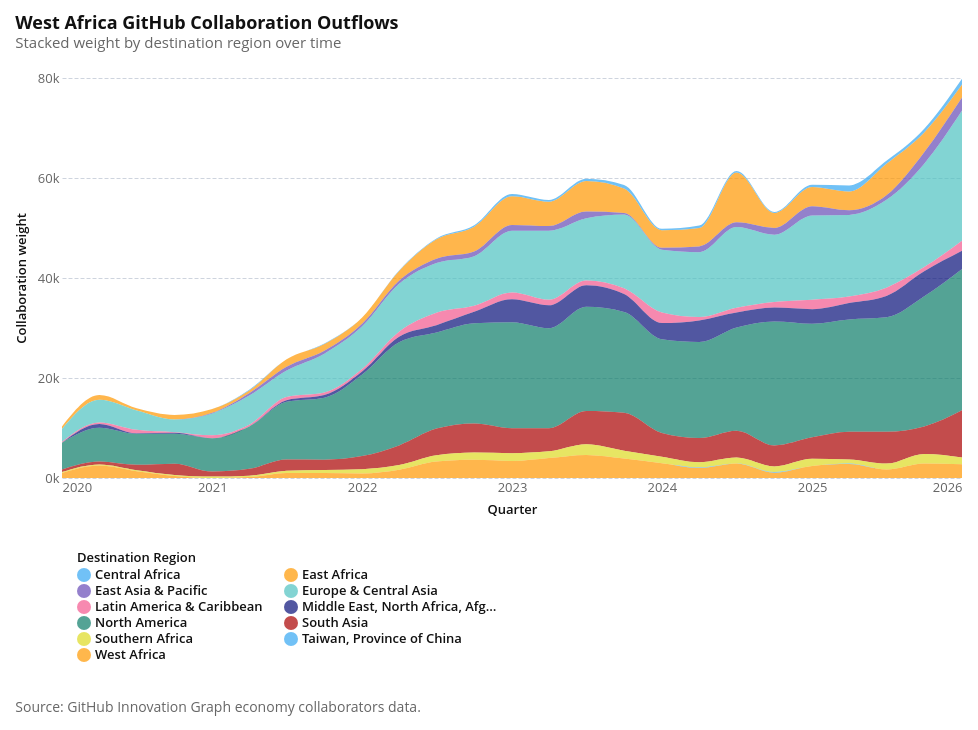

Notebook code cell kept with this figure:
### Code cell
west_africa_collab = (
    economy_collaborators.loc[economy_collaborators["source_label"] == "West Africa"]
    .assign(
        quarter_start=lambda d: pd.PeriodIndex.from_fields(
            year=d["year"], quarter=d["quarter"], freq="Q"
        ).to_timestamp()
    )
    .groupby(["quarter_start", "destination_label"], as_index=False)["weight"]
    .sum()
    .sort_values(["quarter_start", "destination_label"])
)

west_africa_collab_chart = (
    alt.Chart(west_africa_collab)
    .mark_area(
        opacity=0.7,
        interpolate="monotone",
    )
    .encode(
        x=alt.X(
            "quarter_start:T",
            title="Quarter",
        ),
        y=alt.Y(
            "weight:Q",
            title="Collaboration weight",
            axis=alt.Axis(format="~s"),
            stack="zero",
        ),
        color=alt.Color(
            "destination_label:N",
            title="Destination Region",
            legend=alt.Legend(columns=2),
        ),
        tooltip=[
            alt.Tooltip("quarter_start:T", title="Quarter"),
            alt.Tooltip("destination_label:N", title="Destination"),
            alt.Tooltip("weight:Q", title="Weight", format=","),
        ],
    )
    .properties(
        width=900,
        height=400,
        title=alt.Title(
            text="West Africa GitHub Collaboration Outflows",
            subtitle="Stacked weight by destination region over time",
        ),
    )
)

attaviz.add_caption(
    west_africa_collab_chart,
    "Source: GitHub Innovation Graph economy collaborators data.",
)

### Figure 1 — Vega specification as saved in the notebook (floating-point values rounded to 4 significant figures; data arrays with more than 128 entries replaced by an {"elided": "..."} marker saying what was removed)
{"$schema": "https://vega.github.io/schema/vega/v6.json", "data": [{"name": "source_0", "values": {"elided": "275 records"}, "transform": [{"type": "formula", "expr": "toDate(datum['quarter_start'])", "as": "quarter_start"}]}, {"name": "source_0_color_domain_destination_label", "values": [{"destination_label": "East Africa"}, {"destination_label": "Europe & Central Asia"}, {"destination_label": "Latin America & Caribbean "}, {"destination_label": "North America"}, {"destination_label": "South Asia"}, {"destination_label": "Southern Africa"}, {"destination_label": "West Africa"}, {"destination_label": "Middle East, North Africa, Afghanistan & Pakistan"}, {"destination_label": "East Asia & Pacific"}, {"destination_label": "Central Africa"}, {"destination_label": "Taiwan, Province of China"}]}], "signals": [{"name": "childHeight", "value": 400}], "marks": [{"type": "group", "name": "concat_0_group", "encode": {"update": {"width": {"signal": "width"}, "height": {"signal": "childHeight"}}}, "marks": [{"type": "group", "name": "concat_0_pathgroup", "from": {"facet": {"data": "source_0", "name": "faceted_path_concat_0_main", "groupby": ["destination_label"]}}, "encode": {"update": {"height": {"field": {"signal": null, "datum": null, "group": "height", "parent": null}}, "width": {"field": {"signal": null, "datum": null, "group": "width", "parent": null}}}}, "marks": [{"type": "area", "name": "concat_0_marks", "from": {"data": "faceted_path_concat_0_main"}, "sort": {"field": "x"}, "encode": {"update": {"defined": {"signal": "isValid(datum[\"quarter_start\"]) && isFinite(+datum[\"quarter_start\"]) && isValid(datum[\"weight\"]) && isFinite(+datum[\"weight\"])"}, "tooltip": {"signal": "{\"Quarter\": timeFormat(datum[\"quarter_start\"], \"%b %d, %Y\"), \"Destination\": isValid(datum[\"destination_label\"]) ? isArray(datum[\"destination_label\"]) ? join(datum[\"destination_label\"], '\\n') : datum[\"destination_label\"] : \"\"+datum[\"destination_label\"], \"Weight\": format(datum[\"weight\"], \",\")}"}, "x": {"field": "quarter_start", "scale": "concat_0_x"}, "orient": {"value": "vertical"}, "y": {"field": "weight_end", "scale": "concat_0_y"}, "y2": {"field": "weight_start", "scale": "concat_0_y"}, "opacity": {"value": 0.7}, "fill": {"field": "destination_label", "scale": "color"}, "interpolate": {"value": "monotone"}}}, "style": ["area"]}]}], "axes": [{"scale": "concat_0_y", "gridScale": "concat_0_x", "ticks": false, "minExtent": 0, "labels": false, "orient": "left", "tickCount": 5, "maxExtent": 0, "zindex": 0, "grid": true, "aria": false, "domain": false}, {"scale": "concat_0_x", "grid": false, "title": "Quarter", "zindex": 0, "labelFlush": true, "labelOverlap": true, "labelBaseline": "top", "tickCount": 5, "orient": "bottom"}, {"scale": "concat_0_y", "zindex": 0, "labelOverlap": true, "title": "Collaboration weight", "grid": false, "orient": "left", "tickCount": 5, "format": "~s"}], "title": {"text": "West Africa GitHub Collaboration Outflows", "anchor": "start", "subtitle": "Stacked weight by destination region over time", "offset": 21}, "style": "cell"}], "scales": [{"name": "color", "type": "ordinal", "domain": {"data": "source_0_color_domain_destination_label", "field": "destination_label", "sort": true}, "range": "category"}, {"name": "concat_0_x", "type": "time", "domain": {"data": "source_0", "field": "quarter_start"}, "range": [0, {"signal": "width"}]}, {"name": "concat_0_y", "type": "linear", "domain": {"data": "source_0", "fields": ["weight_start", "weight_end"]}, "range": [{"signal": "childHeight"}, 0], "nice": true, "zero": true}], "title": {"text": "Source: GitHub Innovation Graph economy collaborators data.", "fontWeight": 400, "lineHeight": 21, "fontSize": 14, "color": "#666666", "offset": 24, "anchor": "start", "font": "Open Sans, sans-serif", "orient": "bottom"}, "padding": 15, "layout": {"padding": 18, "columns": 1, "bounds": "full", "align": "each"}, "legends": [{"columns": 2, "title": "Destination Region", "fill": "color", "direction": "horizontal", "symbolType": "circle", "encode": {"symbols": {"update": {"opacity": {"value": 0.7}}}}}], "background": "white", "config": {"range": {"category": ["#34A7F2", "#FF9800", "#664AB6", "#4EC2C0", "#F3578E", "#081079", "#0C7C68", "#AA0000", "#DDDA21"], "diverging": ["#920000", "#BD6126", "#E3A763", "#EFEFEF", "#80BDE7", "#3587C3", "#025288"], "heatmap": ["#E3F6FD", "#75CCEC", "#089BD4", "#0169A1", "#023B6F"], "ordinal": ["#E3F6FD", "#75CCEC", "#089BD4", "#0169A1", "#023B6F"], "ramp": ["#E3F6FD", "#75CCEC", "#089BD4", "#0169A1", "#023B6F"]}, "mark": {"tooltip": true}, "axis": {"domain": false, "grid": true, "gridColor": "#CED4DE", "gridDash": [4, 2], "gridWidth": 1, "labelFont": "Open Sans, sans-serif", "labelFontSize": 13, "labelFontWeight": 400, "labelColor": "#666666", "labelPadding": 3, "tickColor": "#CED4DE", "tickSize": 5, "tickCount": 5, "titleFont": "Open Sans, sans-serif", "titleFontSize": 13, "titleFontWeight": 600, "titleColor": "#111111", "titlePadding": 9}, "axisBand": {"labelPadding": 6, "tickSize": 0}, "axisX": {"grid": false, "tickSize": 0, "labelAngle": 0}, "axisY": {"domain": false, "ticks": false, "gridColor": "#CED4DE", "gridDash": [4, 2], "gridWidth": 1}, "legend": {"labelFont": "Open Sans, sans-serif", "labelFontSize": 13, "labelFontWeight": 600, "labelColor": "#111111", "titleFont": "Open Sans, sans-serif", "titleFontSize": 13, "titleFontWeight": 600, "titleColor": "#111111", "titlePadding": 3, "symbolSize": 196, "symbolStrokeWidth": 0, "padding": 15, "offset": 21, "columnPadding": 21, "orient": "bottom", "labelLimit": 200, "titleLimit": 200}, "style": {"cell": {"stroke": null}, "arc": {"stroke": "white", "strokeWidth": 1}, "area": {"opacity": 0.7}, "bar": {"cornerRadiusEnd": 0}, "line": {"strokeWidth": 4, "strokeCap": "round", "strokeJoin": "round"}, "point": {"size": 60, "stroke": "white", "strokeWidth": 1}, "rect": {"stroke": "#8A969F", "strokeWidth": 0.5}, "circle": {"stroke": "white", "strokeWidth": 1}, "square": {"stroke": "white", "strokeWidth": 1}, "geoshape": {"stroke": "#666666", "strokeWidth": 0.3, "strokeJoin": "round", "strokeCap": "round"}, "group-title": {"font": "Open Sans, sans-serif", "fontSize": 18, "fontWeight": 700, "lineHeight": 22, "fill": "#111111"}}, "title": {"subtitleColor": "#666666", "subtitleFont": "Open Sans, sans-serif", "subtitleFontSize": 15, "subtitleFontWeight": 400, "subtitleLineHeight": 18, "subtitlePadding": 3}}, "width": 900}
